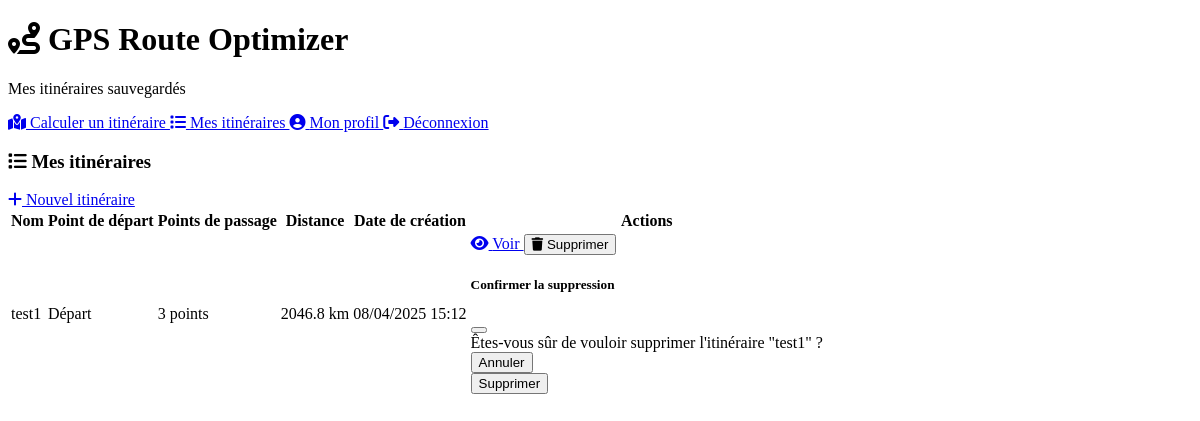
The app's page /my_routes (signed in) with its own data.
### models.py (models this page shows)
class SavedRoute(db.Model):
    __tablename__ = 'saved_routes'
    id = db.Column(db.Integer, primary_key=True)
    name = db.Column(db.String(100), nullable=False)
    user_id = db.Column(db.Integer, db.ForeignKey('users.id'), nullable=False)
    start_point = db.Column(db.JSON, nullable=False)
    waypoints = db.Column(db.JSON, nullable=False)
    total_distance = db.Column(db.Float, nullable=True)
    created_at = db.Column(db.DateTime, default=datetime.utcnow, nullable=False)
    updated_at = db.Column(db.DateTime, default=datetime.utcnow, onupdate=datetime.utcnow, nullable=False)

### routes/main.py (the view)
@main_bp.route('/my_routes')
@login_required
def my_routes():
    routes = SavedRoute.query.filter_by(user_id=current_user.id).order_by(SavedRoute.created_at.desc()).all()
    return render_template('my_routes.html', routes=routes)

### app.py (called while the page is built)
@login_manager.user_loader
def load_user(user_id):
    from models import User  # 👈 Import local pour éviter les circulaires
    return User.query.get(int(user_id))

### models.py (called while the page is built)
    def is_admin(self):
        return self._role == UserRole.ADMIN

### templates/my_routes.html (shortened to what this page needs)
<!DOCTYPE html>
<html lang="fr" data-bs-theme="dark">
<head>
    <link rel="stylesheet" href="https://cdn.replit.com/agent/bootstrap-agent-dark-theme.min.css">
    <link rel="stylesheet" href="https://cdnjs.cloudflare.com/ajax/libs/font-awesome/6.4.0/css/all.min.css">
    <link rel="stylesheet" href="{{ url_for('static', filename='css/style.css') }}">
</head>
<body>
<div class="container py-4">
    <div class="row mb-4">
        <div class="col-12">
            <h1 class="text-center"><i class="fas fa-route"></i> GPS Route Optimizer</h1>
            <p class="text-center lead">Mes itinéraires sauvegardés</p>
        </div>
    </div>
    <div class="row mb-4">
        <div class="col-md-3">
            <div class="list-group">
                <a href="{{ url_for('main.index') }}" class="list-group-item list-group-item-action">
                    <i class="fas fa-map-marked-alt"></i> Calculer un itinéraire
                </a>
                <a href="{{ url_for('main.my_routes') }}" class="list-group-item list-group-item-action active">
                    <i class="fas fa-list"></i> Mes itinéraires
                </a>
                <a href="{{ url_for('auth.profile') }}" class="list-group-item list-group-item-action">
                    <i class="fas fa-user-circle"></i> Mon profil
                </a>
                <a href="{{ url_for('auth.logout') }}" class="list-group-item list-group-item-action text-danger">
                    <i class="fas fa-sign-out-alt"></i> Déconnexion
                </a>
            </div>
        </div>
        <div class="col-md-9">
            <div class="card">
                <div class="card-header d-flex justify-content-between align-items-center">
                    <h3 class="mb-0"><i class="fas fa-list"></i> Mes itinéraires</h3>
                    <a href="{{ url_for('main.index') }}" class="btn btn-primary">
                        <i class="fas fa-plus"></i> Nouvel itinéraire
                    </a>
                </div>
                <div class="card-body">
                    {% if routes|length > 0 %}
                        <div class="table-responsive">
                            <table class="table table-striped table-hover">
                                <thead>
                                <tr>
                                    <th>Nom</th>
                                    <th>Point de départ</th>
                                    <th>Points de passage</th>
                                    <th>Distance</th>
                                    <th>Date de création</th>
                                    <th>Actions</th>
                                </tr>
                                </thead>
                                <tbody>
                                {% for route in routes %}
                                    <tr>
                                        <td>{{ route.name }}</td>
                                        <td>{{ route.start_point.name }}</td>
                                        <td>{{ route.waypoints|length }} points</td>
                                        <td>{{ route.total_distance|round(1) }} km</td>
                                        <td>{{ route.created_at.strftime('%d/%m/%Y %H:%M') }}</td>
                                        <td>
                                            <div class="btn-group" role="group">
                                                <a href="{{ url_for('main.view_route', route_id=route.id) }}"
                                                   class="btn btn-sm btn-info">
                                                    <i class="fas fa-eye"></i> Voir
                                                </a>
                                                <button type="button" class="btn btn-sm btn-danger"
                                                        data-bs-toggle="modal"
                                                        data-bs-target="#deleteModal{{ route.id }}">
                                                    <i class="fas fa-trash"></i> Supprimer
                                                </button>
                                            </div>
                                            <div class="modal fade" id="deleteModal{{ route.id }}" tabindex="-1"
                                                 aria-labelledby="deleteModalLabel{{ route.id }}" aria-hidden="true">
                                                <div class="modal-dialog">
                                                    <div class="modal-content">
                                                        <div class="modal-header">
                                                            <h5 class="modal-title" id="deleteModalLabel{{ route.id }}">
                                                                Confirmer la suppression</h5>
                                                            <button type="button" class="btn-close"
                                                                    data-bs-dismiss="modal" aria-label="Close"></button>
                                                        </div>
                                                        <div class="modal-body">
                                                            Êtes-vous sûr de vouloir supprimer l'itinéraire
                                                            "{{ route.name }}" ?
                                                        </div>
                                                        <div class="modal-footer">
                                                            <button type="button" class="btn btn-secondary"
                                                                    data-bs-dismiss="modal">Annuler
                                                            </button>
                                                            <form action="{{ url_for('main.delete_route', route_id=route.id) }}"
                                                                  method="POST">
                                                                <button type="submit" class="btn btn-danger">Supprimer
                                                                </button>
                                                            </form>
                                                        </div>
                                                    </div>
                                                </div>
                                            </div>
                                        </td>
                                    </tr>
                                {% endfor %}
                                </tbody>
                            </table>
                        </div>
                    {% else %}
                        <div class="alert alert-info">
                            <p class="mb-0">Vous n'avez pas encore d'itinéraires sauvegardés.</p>
                            <p class="mb-0">Commencez par <a href="{{ url_for('main.index') }}">créer un nouvel
                                itinéraire</a>.</p>
                        </div>
                    {% endif %}
                </div>
            </div>
        </div>
    </div>
</div>
</body>
</html>

### static/css/style.css (style rules this page uses)
body { padding-bottom: 2rem; }

### records on screen
SavedRoute: name "test1", start_point.name "Départ", waypoints|length "3", total_distance "2046.8", created_at "08/04/2025 15:12"
